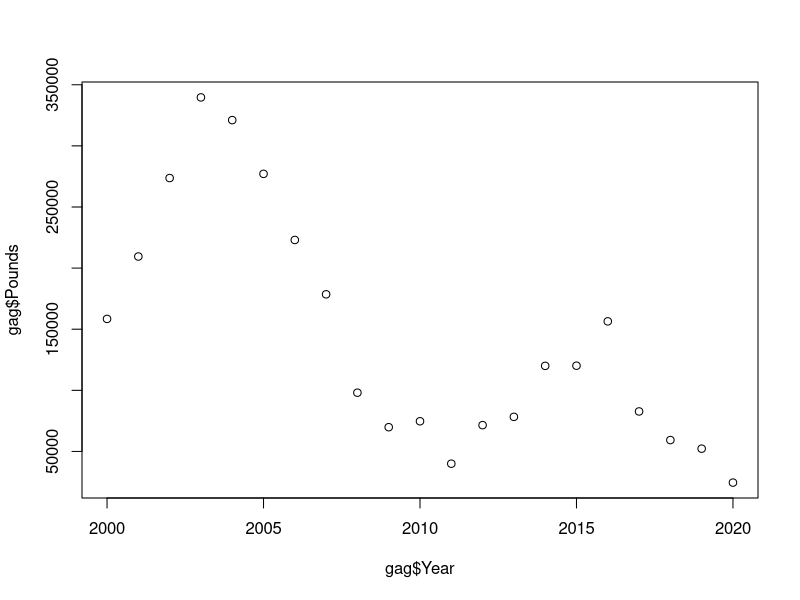
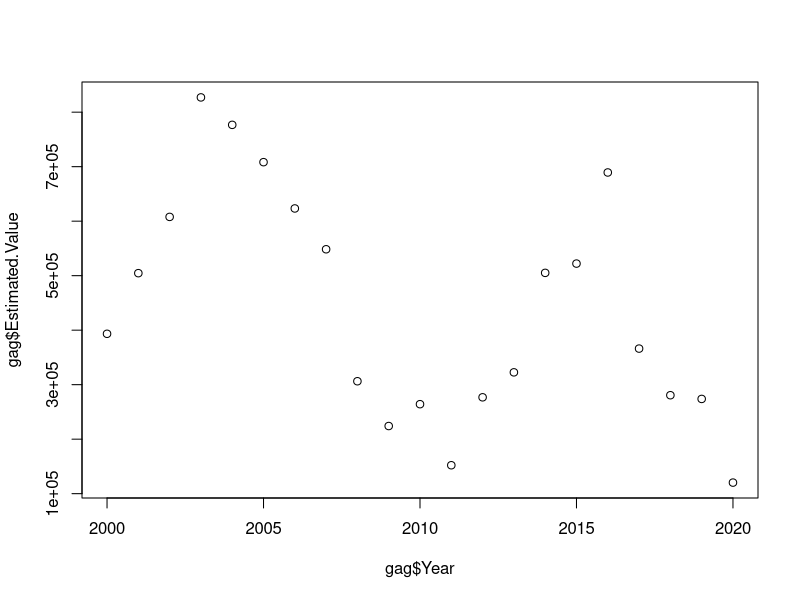
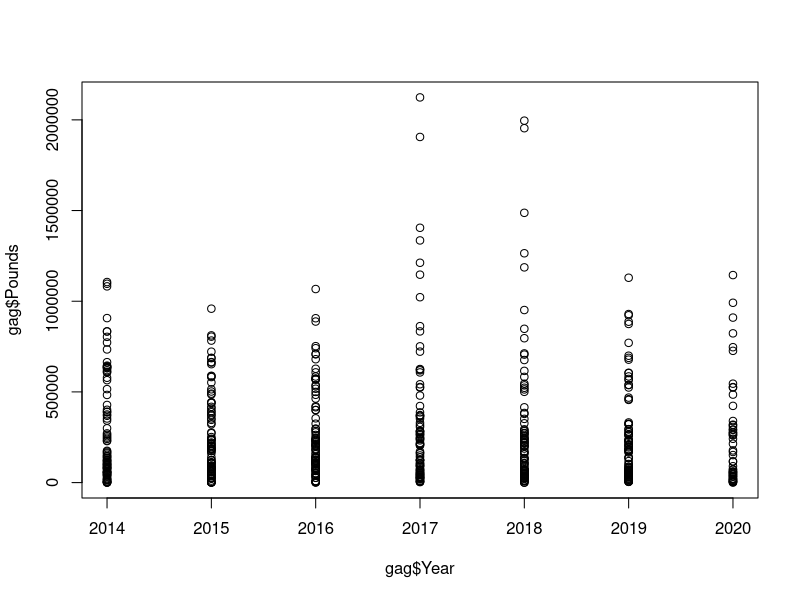
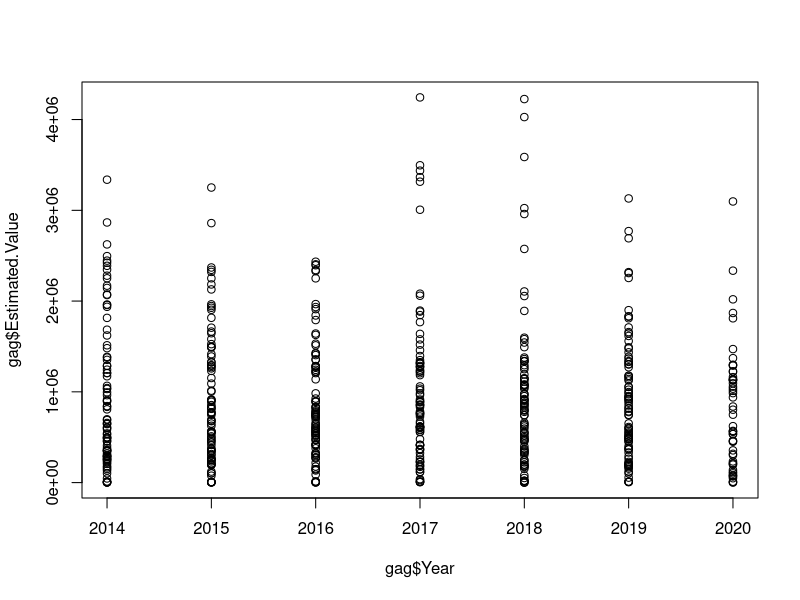
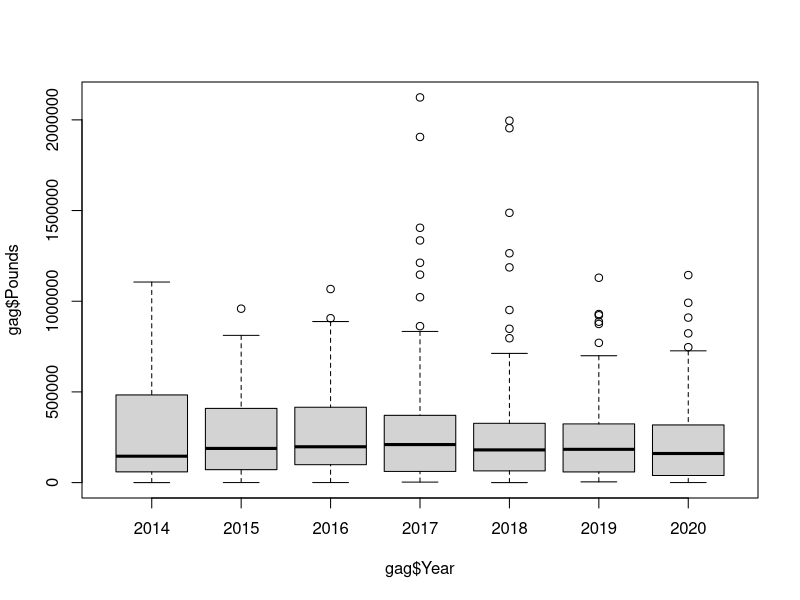
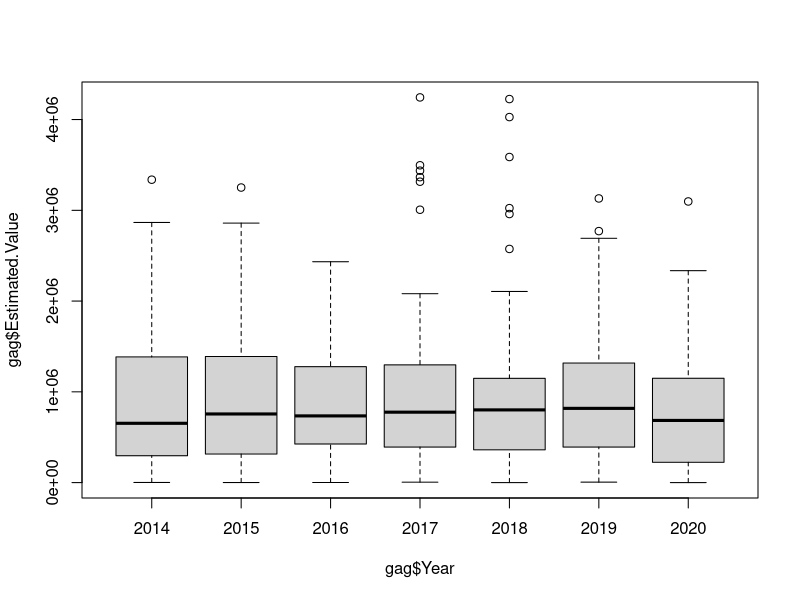
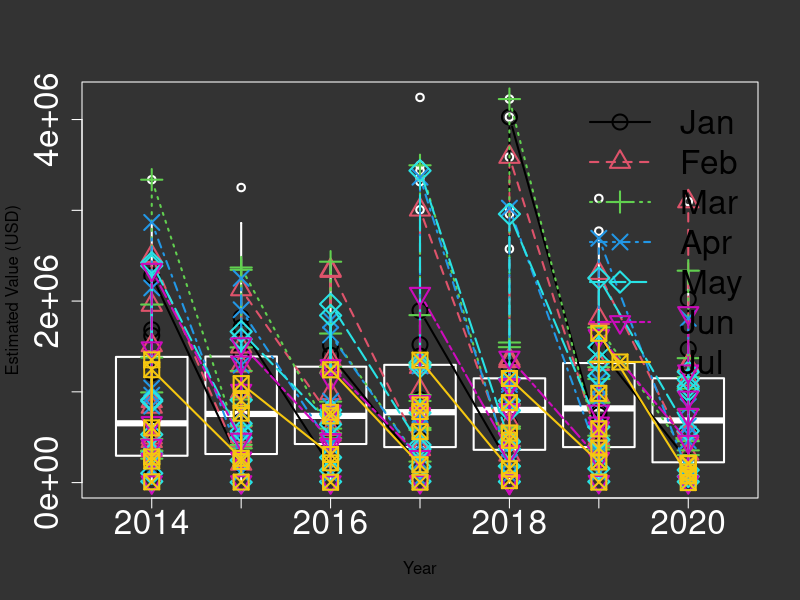
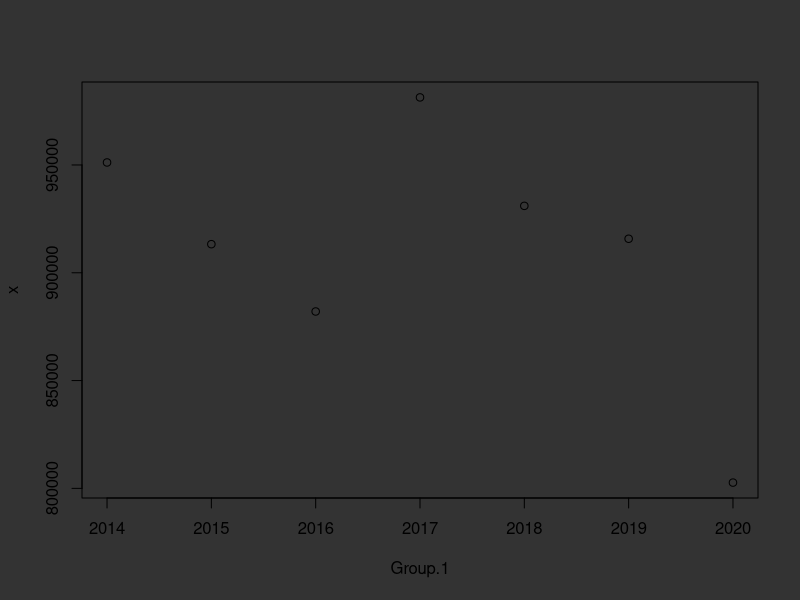

Source code (R) for these figures, in order:
library(lubridate)

setwd('~/Documents/R/Github/FL_seafood_landings/data')

### load data, skip first 9 lines because they are metadata
data <- read.csv('fl_landings_year.csv',skip=9)
### make some factors for easier parsing
data$Area.Description <- as.factor(data$Area.Description)
data$Species <- as.factor(data$Species)
### pull out Gag Grouper
ind_gag <- grep('gag',data$Species,ignore.case = T)
### pull out Ft Myers
ind_FM <- grep('fort myers',data$Area.Description,ignore.case = T)
### pull out Gag landed in Fort Myers
ind_FM_gag <- base::intersect(ind_gag,ind_FM)

gag <- data[ind_FM_gag,]

plot(gag$Year,gag$Pounds)
plot(gag$Year,gag$Estimated.Value)


### data by month
data <- read.csv('fl_landings_month.csv',skip=9)
data <- data[data$Year>2013,]
ind_gag <- grep('grouper, red',data$Species,ignore.case = T)
ind_ytd <- which(data$Month=='January' |
                      data$Month=='February' |
                      data$Month=='March' |
                      data$Month=='April' |
                      data$Month=='May' |
                      data$Month=='June' |
                      data$Month=='July')
### pull out Gag landed in year to date
ind_gag_ytd <- base::intersect(ind_gag,ind_ytd)
gag <- data[ind_gag,]
gag <- data[ind_gag_ytd,]
gag <- data
sum_agg <- aggregate(gag$Estimated.Value,by=list(gag$Year,gag$Month),sum,na.rm=T)


plot(gag$Year,gag$Pounds)
plot(gag$Year,gag$Estimated.Value)

boxplot(gag$Pounds~gag$Year)
boxplot(gag$Estimated.Value~gag$Year)

mths <- unique(gag$Month)
# plot(0,0,xlim=c(2013,2021),ylim=c(1e5,25e5))
par(bg='gray20')
b <- boxplot(gag$Estimated.Value~gag$Year,
             at=2014:2020,
             col='gray20',variwidth=T,border='white',
             xlab='Year',ylab='Estimated Value (USD)',
             staplewex=0,lty=1,lwd=2,axes=F)
axis(1, col="white", col.ticks="white", col.axis="white", cex.axis=2)
axis(2, col="white", col.ticks="white", col.axis="white", cex.axis=2)
box(col='white')
for(i in 1:7){
  temp <- gag[gag$Month==mths[i],]
  points(temp$Year,temp$Estimated.Value,
         col=i,pch=i,lty=i,typ='b',lwd=2,cex=2)
}
legend('topright',
       c('Jan','Feb','Mar','Apr','May','Jun','Jul'),
       pch=1:7,col=1:7,lty=1:7,bty='n',cex=2,lwd=2)
# median_agg <- aggregate(gag$Estimated.Value,by=list(gag$Year),median,na.rm=T)
# points(median_agg$Group.1,median_agg$x,pch='-',cex=2,lwd=3)

sum_agg <- aggregate(gag$Estimated.Value,by=list(gag$Year),mean,na.rm=T)
plot(sum_agg)
